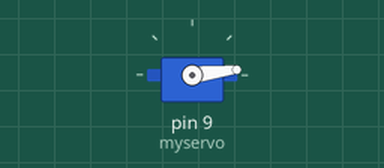
The sketch below on a simulated Arduino Uno, built with avr-gcc and run on an emulated ATmega328P. On the bench: servo.

Above: at 0.15 s.
At 3.7 s:
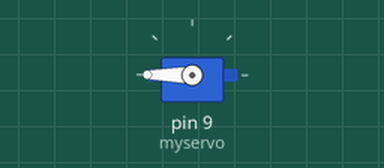
At 21.49 s:
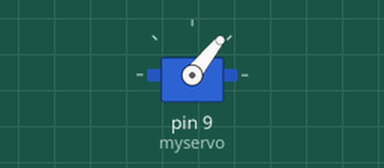
At 39.51 s:
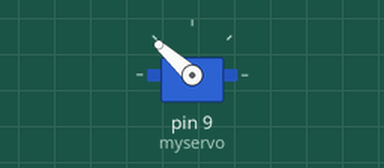
Timing chart, 0 to 40.0 s (numbered marks = the images above):
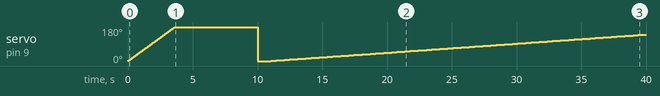

The sketch:

Servo180.ino
```cpp
#include <Servo.h>

Servo myservo; // 初始化舵机

void setup()
{
  myservo.attach(9); // 舵机引脚 9
  myservo.write(90); // 在中间位置
  myservo.write(0);  // 在一侧位置
}

void loop() // 来回转
{
  for (int i = 0; i < 180; i++)
  {
    myservo.write(i);
    delay(20);
  }

  for (int i = 180; i > 0; i++)
  {
    myservo.write(i);
    delay(20);
  }
}
```
